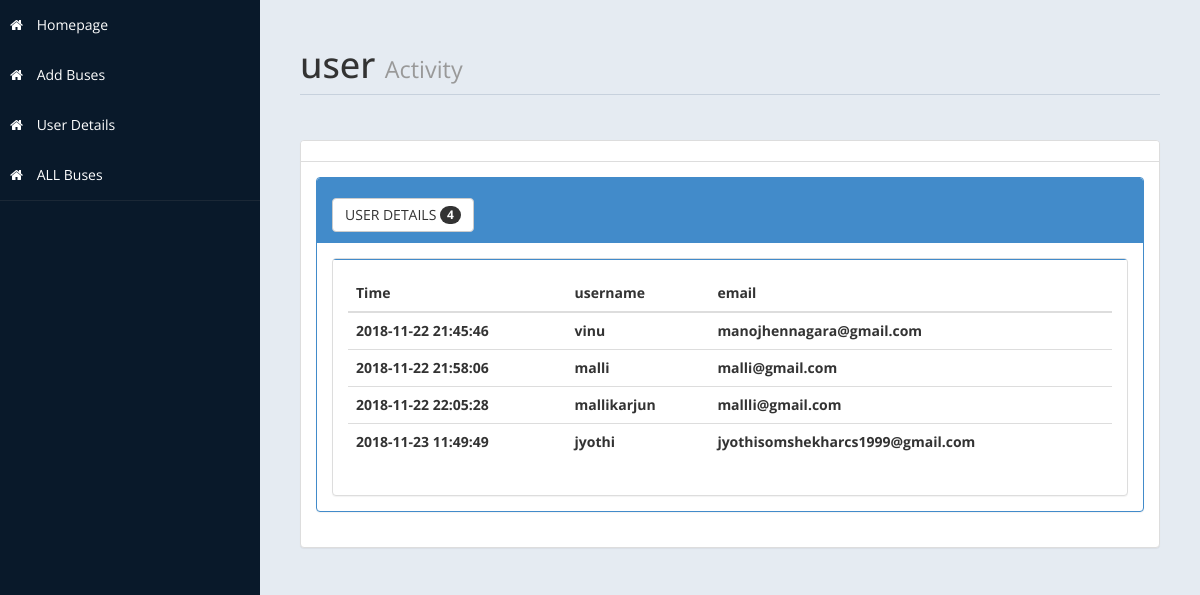
The app's page /admin/userdetails.php with its own data.
### tables this page shows
CREATE TABLE `user_activity` (
  `date` datetime DEFAULT NULL,
  `username` varchar(225) DEFAULT NULL,
  `email` varchar(225) DEFAULT NULL
);

### admin/userdetails.php (the view, shortened to what this page needs)
<!DOCTYPE html>
<html xmlns="http://www.w3.org/1999/xhtml">
<head>
    <link href="assets/css/bootstrap.css" rel="stylesheet" />
    <link href="assets/css/font-awesome.css" rel="stylesheet" />
    <link href="assets/js/morris/morris-0.4.3.min.css" rel="stylesheet" />
    <link href="assets/css/custom-styles.css" rel="stylesheet" />
</head>
<body>
    <div id="wrapper">
        <nav class="navbar-default navbar-side" role="navigation">
            <div class="sidebar-collapse">
                <ul class="nav" id="main-menu">
                     <li>
                        <a  href="../index.php"><i class="fa fa-home"></i> Homepage</a>
                        <a  href="adminbusroute.php"><i class="fa fa-home"></i> Add Buses</a>
                         <a  href="userdetails.php"><i class="fa fa-home"></i> User Details</a>
                         <a  href="adminfindbus.php"><i class="fa fa-home"></i> ALL Buses</a>
                    </li>
					</ul>
            </div>
        </nav>
        <div id="page-wrapper">
            <div id="page-inner">
                <div class="row">
                    <div class="col-md-12">
                        <h1 class="page-header">
                            user <small>Activity </small>
                        </h1>
                    </div>
                </div>
				<?php
$con = mysqli_connect("localhost","root","","busbook1") or die(mysql_error());
						$sql = "select * from user_activity";
						$re = mysqli_query($con,$sql);
						$c =0;
						while($row=mysqli_fetch_array($re) )
						{
									$c = $c + 1;
						}
				?>
					<div class="row">
                <div class="col-md-12">
                    <div class="panel panel-default">
                        <div class="panel-heading">
                        </div>
                        <div class="panel-body">
                            <div class="panel-group" id="accordion">
							<div class="panel panel-primary">
                                    <div class="panel-heading">
                                        <h4 class="panel-title">
                                            <a data-toggle="collapse" data-parent="#accordion" href="#collapseTwo">
											<button class="btn btn-default" type="button">
												 USER DETAILS   <span class="badge"><?php echo $c ; ?></span>
											</button>
											</a>
                                        </h4>
                                    </div>
                                    <div id="collapseTwo" class="panel-collapse in" style="height: auto;">
                                        <div class="panel-body">
                                           <div class="panel panel-default">
                        <div class="panel-body">
                            <div class="table-responsive">
                                <table class="table">
                                    <thead>
                                        <tr>
                                            <th>Time</th>
                                            <th>username</th>
											<th>email</th>
                                        </tr>
                                    </thead>
                                    <tbody>
									<?php
									$tsql = "select * from user_activity";
									$tre = mysqli_query($con,$tsql);
									while($trow=mysqli_fetch_array($tre) )
										{
											echo"<tr>
												<th>".$trow['date']."</th>
												<th>".$trow['username']."</th>
                                                <th>".$trow['email']."</th>
												</tr>";
										}
									?>
                                    </tbody>
                                </table>
                            </div>
                        </div>
                    </div>
                                        </div>
                                    </div>
                                </div>
            </div>
        </div>
    </div>
</body>
</html>

### admin/assets/css/custom-styles.css (style rules this page uses)
body { font-family: 'Open Sans', sans-serif; }
#wrapper { width: 100%; background:#09192A; }
#page-wrapper { padding: 15px 15px; min-height: 600px; background:#E5EBF2; }
#page-inner { width:100%; margin:10px 20px 10px 0px; background-color:transparent; padding:10px; min-height:1200px; }
h1, .h1, h2, .h2, h3, .h3 { margin-top: 7px; margin-bottom: -5px; }
h4 { padding-top:10px; }
.page-header { padding-bottom: 9px; margin: 10px 0 45px; border-bottom: 1px solid #C7D1DD; }
.panel-default > .panel-heading { color: #000; background-color: #FFFFFF; border-color: #ddd; font-weight:bold; }
.sidebar-collapse , .sidebar-collapse .nav { background:none; }
.sidebar-collapse .nav { padding:0; }
.sidebar-collapse .nav > li > a { color:#fff; background:transparent; text-shadow:none; }
.sidebar-collapse > .nav > li > a { padding:15px 10px; }
.sidebar-collapse > .nav > li { border-bottom: 1px solid rgba(107, 108, 109, 0.19); }
.navbar-side { border:none; background-color: transparent; }
.navbar-default { border:0px solid black; }
.nav > li > a > i { margin-right:10px; }
@media (min-width:768px) { #page-wrapper { margin: 0 0 0 260px; padding: 15px 30px; min-height: 1200px; } }
@media (min-width:768px) { .navbar-side { z-index: 1; position: absolute; width: 260px; } }

### records on screen
user_activity: date "2018-11-22 21:45:46", username "vinu", email "manojhennagara@gmail.com"
user_activity: date "2018-11-22 21:58:06", username "malli", email "malli@gmail.com"
user_activity: date "2018-11-22 22:05:28", username "mallikarjun", email "mallli@gmail.com"
user_activity: date "2018-11-23 11:49:49", username "jyothi", email "jyothisomshekharcs1999@gmail.com"

### other values on screen
$c "4"
